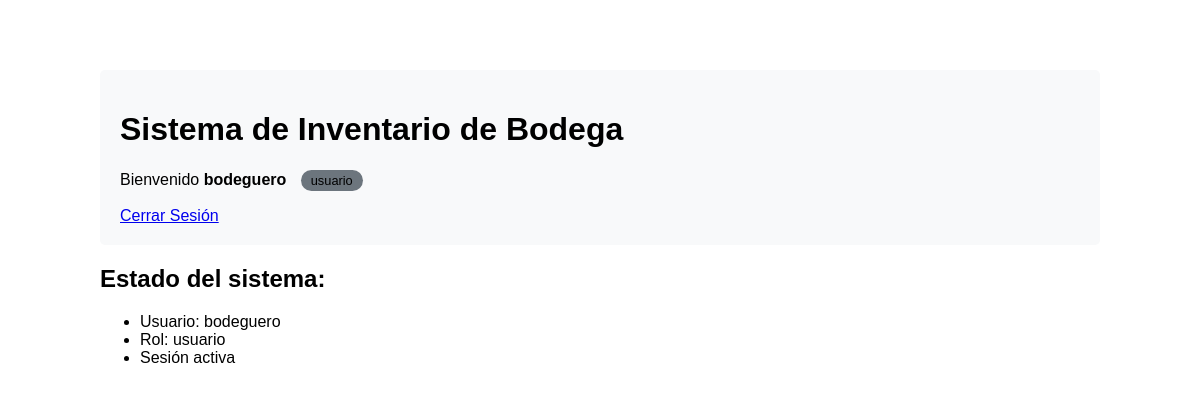
The app's page / (signed in), older data.
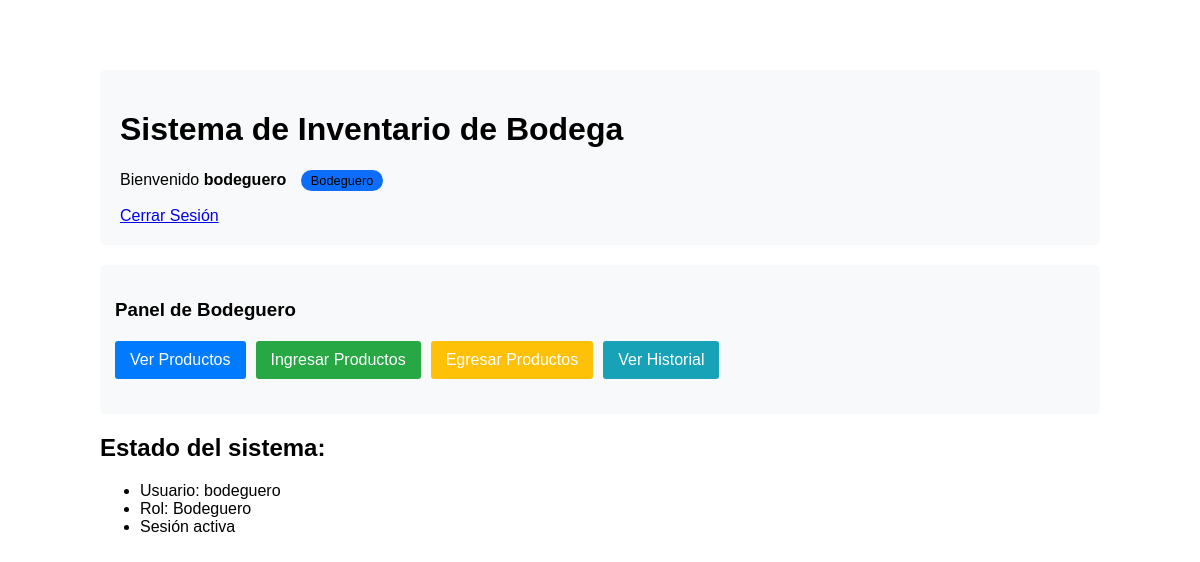
The same page, newer data.
### Bodega1/models.py (models this page shows, shortened)
class Usuario(AbstractUser):
    TIPO_USUARIO = [
        ('administrador', 'Administrador'),
        ('bodeguero', 'Bodeguero'),
        ('invitado', 'Invitado'),
    ]
    tipo_usuario = models.CharField(max_length=15, choices=TIPO_USUARIO, default='invitado')
    fecha_creacion = models.DateTimeField(auto_now_add=True)
    activo = models.BooleanField(default=True)

### Bodega1/views.py (the view)
# urls.py: path('', views.dashboard, name='dashboard'),
@login_required
def dashboard(request):
    return render(request, 'dashboard.html', {'user': request.user})

### Bodega1/templates/dashboard.html (shortened to what this page needs)
<!DOCTYPE html>
<html>
<head>
</head>
<body>
    <div class="header">
        <h1>Sistema de Inventario de Bodega</h1>
        <p>Bienvenido <strong>{{ user.username }}</strong>
            <span class="role-badge
                {% if user.tipo_usuario == 'administrador' %}admin-badge
                {% elif user.tipo_usuario == 'bodeguero' %}bodeguero-badge
                {% else %}invitado-badge{% endif %}">
                {{ user.get_tipo_usuario_display }}
            </span>
        </p>
        <a href="/logout/">Cerrar Sesión</a>
    </div>
    {% if user.tipo_usuario == 'bodeguero' %}
    <div style="margin: 20px 0; padding: 15px; background: #f8f9fa; border-radius: 5px;">
        <h3>Panel de Bodeguero</h3>
        <div class="menu">
            <a href="/productos/" style="background: #007bff;">Ver Productos</a>
            <a href="/movimientos/" style="background: #28a745;">Ingresar Productos</a>
            <a href="/movimientos/" style="background: #ffc107;">Egresar Productos</a>
            <a href="/movimientos/historial/" style="background: #17a2b8;">Ver Historial</a>
        </div>
    </div>
    {% endif %}
    <div>
        <h2>Estado del sistema:</h2>
        <ul>
            <li>Usuario: {{ user.username }}</li>
            <li>Rol: {{ user.get_tipo_usuario_display }}</li>
            <li>Sesión activa</li>
        </ul>
    </div>
</body>
</html>

### Bodega1/templates/dashboard.html (style rules this page uses)
body { font-family: Arial, sans-serif; max-width: 1000px; margin: 50px auto; padding: 20px; }
.header { background: #f8f9fa; padding: 20px; border-radius: 5px; margin-bottom: 20px; }
.menu { display: flex; gap: 10px; margin: 20px 0; }
.menu a { padding: 10px 15px; color: white; text-decoration: none; border-radius: 3px; }
.bodeguero-badge { background: #0d6efd; }
.role-badge { display: inline-block; padding: 3px 10px; border-radius: 12px; font-size: 0.8em; margin-left: 10px; }

Row changes from the older to the newer data that the page shows:
changed Usuario "bodeguero": tipo_usuario "usuario" → "Bodeguero"
Text that changed along with them:
text now shown: "Panel de Bodeguero Ver Productos Ingresar Productos Egresar Productos Ver Historial"
